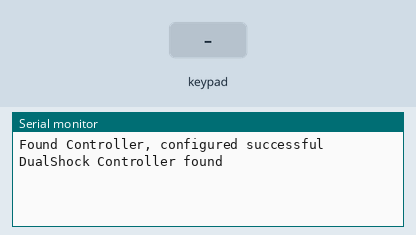
A sketch run on a simulated Arduino Mega 2560, built with avr-gcc and run on an emulated ATmega2560. Parts: the last lines printed to the serial monitor. The test bench sets the inputs (shaded band).

Above: at 1.5 s.
1.6 s: key 'U' pressed
At 2.3 s:
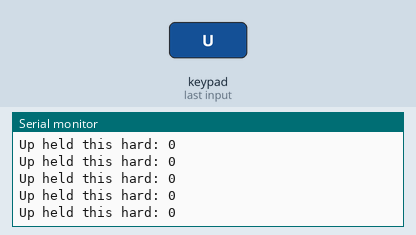
3.1 s: key 'D' pressed
At 3.9 s:
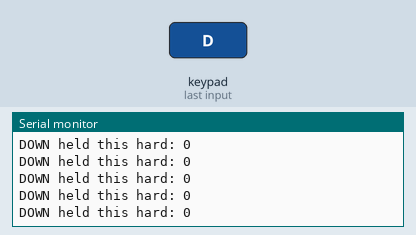
4.6 s: key 'L' pressed
At 5.4 s:
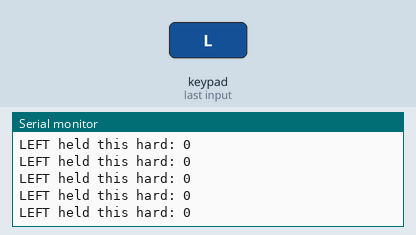
6.1 s: key 'R' pressed
At 7.0 s:
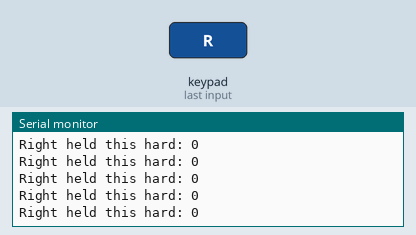
7.6 s: key 'X' pressed
At 8.6 s:
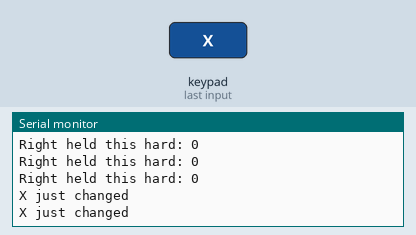
9.5 s: key 'O' pressed
At 10.1 s:
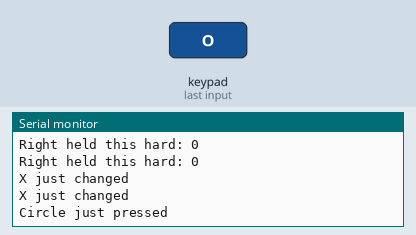

Measured:
- after the input at 1.6 s, the serial monitor: prints a new line at once (image 1)
- after the input at 3.1 s, the serial monitor: prints a new line at once (image 2)
- after the input at 4.6 s, the serial monitor: prints a new line at once (image 3)
- after the input at 6.1 s, the serial monitor: prints a new line after 0.05 s (image 4)
- after the input at 7.6 s, the serial monitor: prints a new line at once (image 5)
- after the input at 9.5 s, the serial monitor: prints a new line at once (image 6)

The sketch:

ps2.ino
```cpp
#include <PS2X_lib.h>
PS2X ps2x; // create PS2 Controller Class
 #define PS2_DAT       52 // 13  //14
#define PS2_CMD        51 //11  //15
#define PS2_SEL        53 //10  //16
#define PS2_CLK        50 //12  //17
//#define pressures   true
#define pressures   false
//#define rumble      true
#define rumble      false
int error = 0;
byte type = 0;
byte vibrate = 0;
void setup() {
  // put your setup code here, to run once:
    Serial.begin(9600);
    while(Serial.read()>= 0){}
    //setup PS2
    delay(300);
    error = ps2x.config_gamepad(PS2_CLK, PS2_CMD, PS2_SEL, PS2_DAT, pressures, rumble);

    if(error == 0){
        Serial.println("Found Controller, configured successful ");
    }
    else if(error == 1)
        Serial.println("No controller found, check wiring, see readme.txt to enable debug. visit www.billporter.info for troubleshooting tips");

    else if(error == 2)
        Serial.println("Controller found but not accepting commands. see readme.txt to enable debug. Visit www.billporter.info for troubleshooting tips");

    else if(error == 3)
        Serial.println("Controller refusing to enter Pressures mode, may not support it. ");

    //  Serial.print(ps2x.Analog(1), HEX);

    type = ps2x.readType();
    switch(type) {
        case 0:
            Serial.print("Unknown Controller type found ");
            break;
        case 1:
            Serial.print("DualShock Controller found ");
            break;
        case 2:
            Serial.print("GuitarHero Controller found ");
            break;
        case 3:
            Serial.print("Wireless Sony DualShock Controller found ");
            break;
    }
}

void loop() {
  // put your main code here, to run repeatedly:
 if(error == 1) //skip loop if no controller found
        return;
    if(type == 2){ //Guitar Hero Controller

    }
    else { //DualShock Controller
        ps2x.read_gamepad(false, vibrate); //read controller and set large motor to spin at 'vibrate' speed

        if(ps2x.Button(PSB_START))         //will be TRUE as long as button is pressed
            Serial.println("Start is being held");
        if(ps2x.Button(PSB_SELECT))
            Serial.println("Select is being held");

        if(ps2x.Button(PSB_PAD_UP)) {      //will be TRUE as long as button is pressed
            Serial.print("Up held this hard: ");
            Serial.println(ps2x.Analog(PSAB_PAD_UP), DEC);

        }
        if(ps2x.Button(PSB_PAD_RIGHT)){
            Serial.print("Right held this hard: ");
            Serial.println(ps2x.Analog(PSAB_PAD_RIGHT), DEC);
        }
        if(ps2x.Button(PSB_PAD_LEFT)){
            Serial.print("LEFT held this hard: ");
            Serial.println(ps2x.Analog(PSAB_PAD_LEFT), DEC);

        }
        if(ps2x.Button(PSB_PAD_DOWN)){
            Serial.print("DOWN held this hard: ");
            Serial.println(ps2x.Analog(PSAB_PAD_DOWN), DEC);
        }

        vibrate = ps2x.Analog(PSAB_CROSS);  //this will set the large motor vibrate speed based on how hard you press the blue (X) button
        if (ps2x.NewButtonState()) {        //will be TRUE if any button changes state (on to off, or off to on)
            if(ps2x.Button(PSB_L3))
                Serial.println("L3 pressed");
            if(ps2x.Button(PSB_R3))
                Serial.println("R3 pressed");
            if(ps2x.Button(PSB_L2))
                Serial.println("L2 pressed");
            if(ps2x.Button(PSB_R2))
                Serial.println("R2 pressed");
            if(ps2x.Button(PSB_TRIANGLE))
                Serial.println("Triangle pressed");
        }

        if(ps2x.ButtonPressed(PSB_CIRCLE))               //will be TRUE if button was JUST pressed
            Serial.println("Circle just pressed");
        if(ps2x.NewButtonState(PSB_CROSS))               //will be TRUE if button was JUST pressed OR released
            Serial.println("X just changed");
        if(ps2x.ButtonReleased(PSB_SQUARE))              //will be TRUE if button was JUST released
            Serial.println("Square just released");

        if(ps2x.Button(PSB_L1) || ps2x.Button(PSB_R1)) { //print stick values if either is TRUE
            Serial.print("Stick Values:");
            Serial.print(ps2x.Analog(PSS_LY), DEC); //Left stick, Y axis. Other options: LX, RY, RX
            Serial.print(",");
            Serial.print(ps2x.Analog(PSS_LX), DEC);
            Serial.print(",");
            Serial.print(ps2x.Analog(PSS_RY), DEC);
            Serial.print(",");
            Serial.println(ps2x.Analog(PSS_RX), DEC);
        }

    }
    delay(50);
}
```
